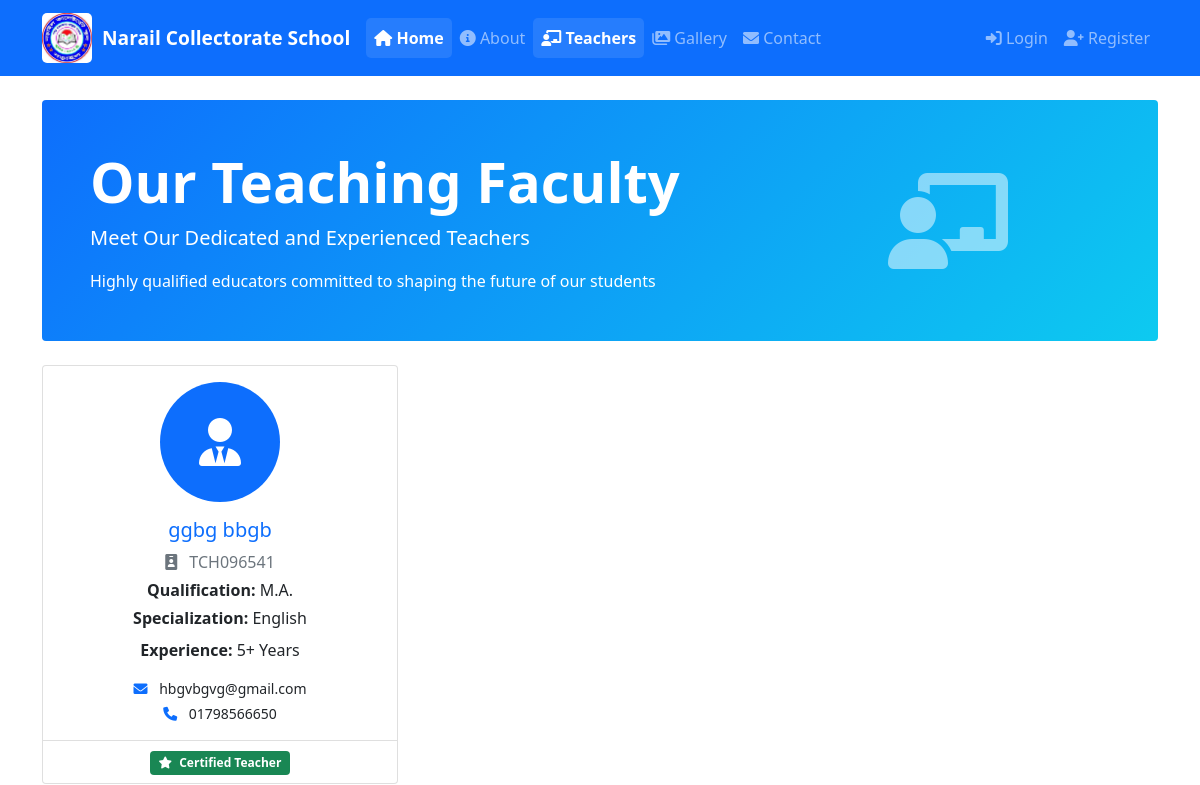
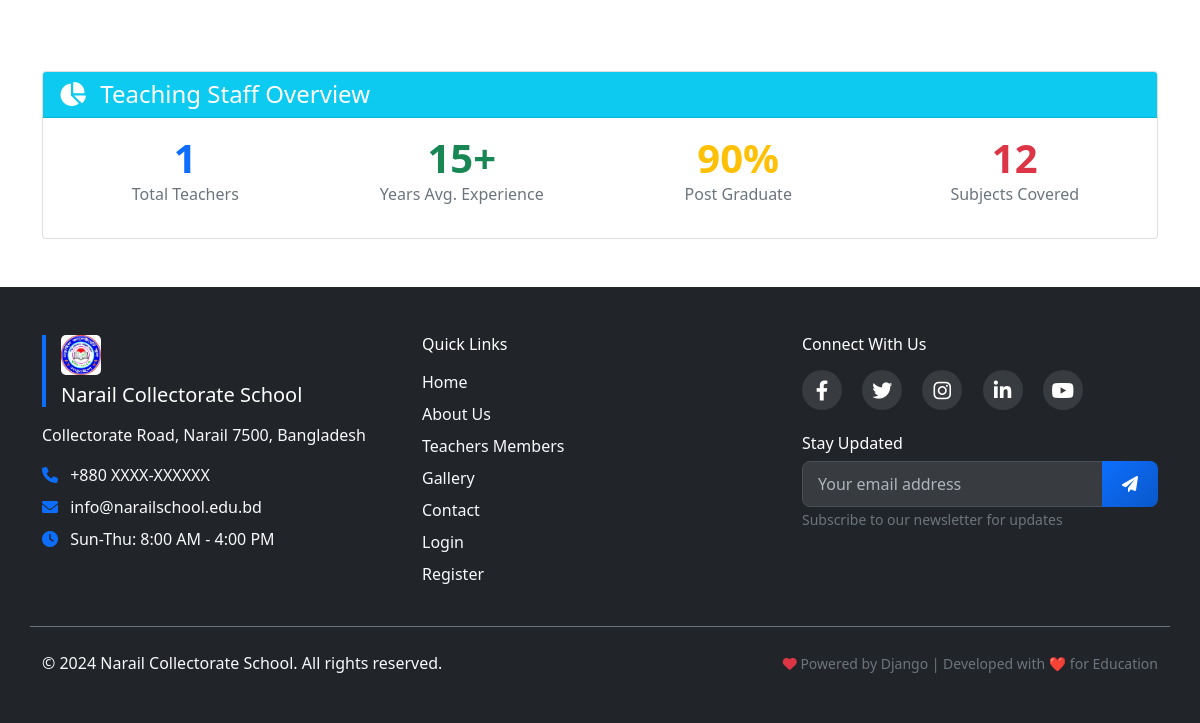
Page /school/teachers-members/ on the earlier database version (2 pictures, top to bottom).
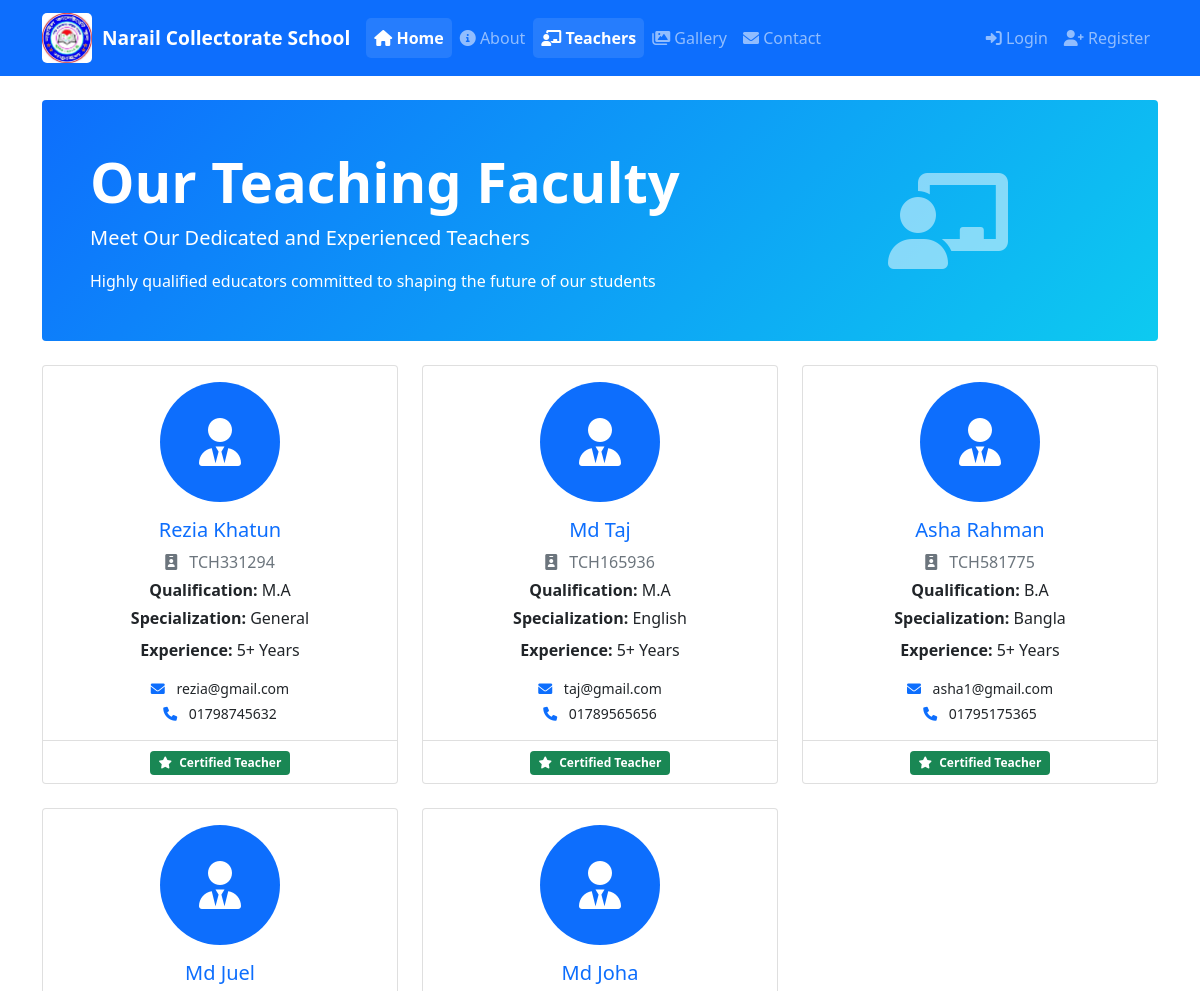
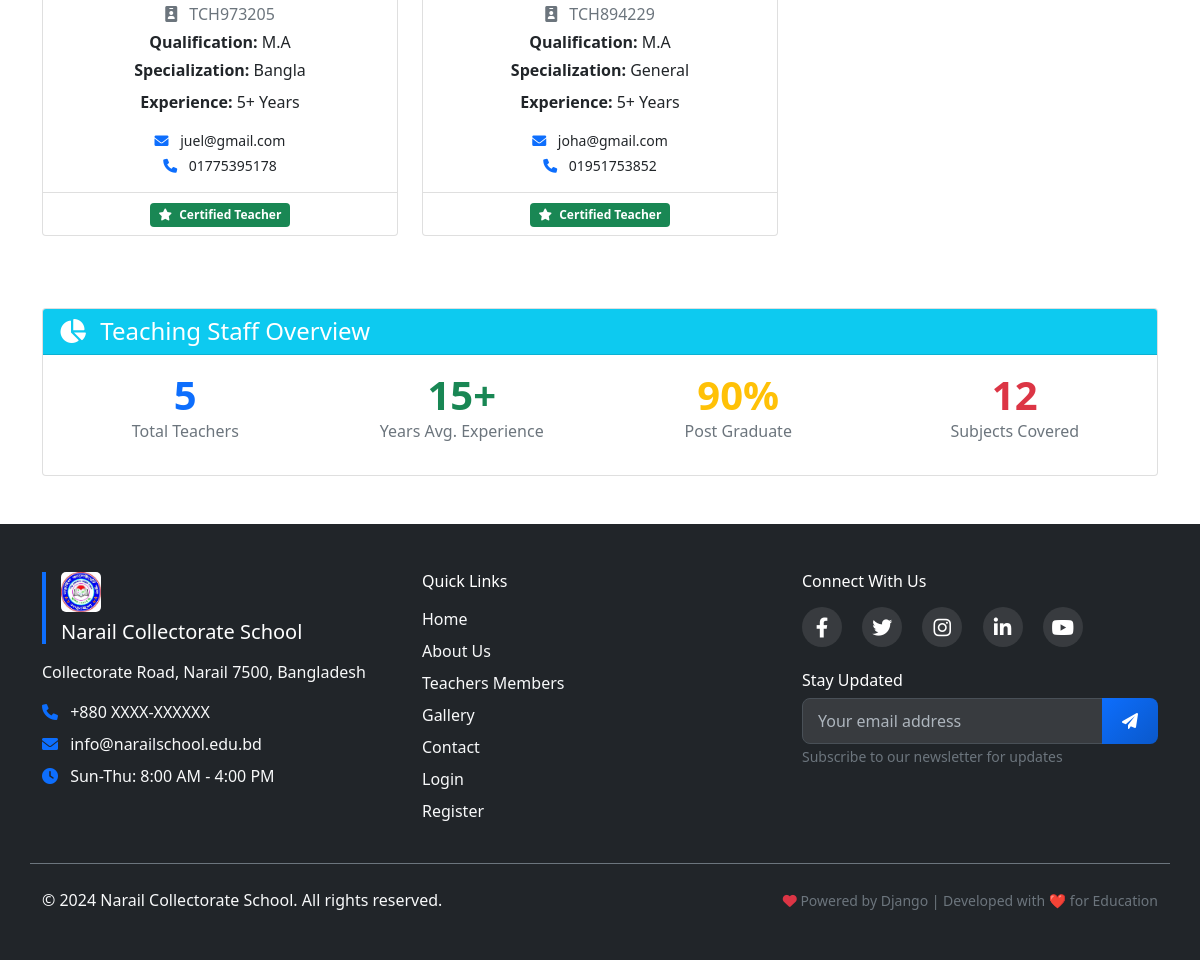
Same page on the later database version (2 pictures, top to bottom).
### school/models.py (models this page shows, shortened)
class Teacher(models.Model):
    user = models.OneToOneField(User, on_delete=models.CASCADE)
    teacher_id = models.CharField(max_length=20, unique=True)
    date_of_birth = models.DateField(null=True, blank=True)
    gender = models.CharField(max_length=10, choices=(('Male', 'Male'), ('Female', 'Female')), default='Male')
    qualification = models.CharField(max_length=100, blank=True)
    specialization = models.CharField(max_length=100, blank=True)
    joining_date = models.DateField()  # This will store the selected joining date
    salary = models.DecimalField(max_digits=10, decimal_places=2, default=0.00)
    division = models.CharField(max_length=50, blank=True)
    district = models.CharField(max_length=50, blank=True)
    thana = models.CharField(max_length=50, blank=True)
    postal_code = models.CharField(max_length=10, blank=True)
    area_village = models.CharField(max_length=100, blank=True)
    house_details = models.CharField(max_length=200, blank=True)

### accounts/models.py (models this page shows, shortened)
class User(AbstractUser):
    USER_TYPE_CHOICES = (
        ('admin', 'Admin'),
        ('teacher', 'Teacher'),
        ('student', 'Student'),
        ('parent', 'Parent'),
    )
    user_type = models.CharField(max_length=10, choices=USER_TYPE_CHOICES, default='student')
    phone = models.CharField(max_length=15, blank=True)
    address = models.TextField(blank=True)
    profile_picture = models.ImageField(upload_to='profile_pics/', blank=True)

### school/views.py (the view)
# urls.py: path('teachers-members/', views.teachers_members, name='teachers_members'),
def teachers_members(request):
    teachers = Teacher.objects.all().select_related('user')
    context = {
        'teachers': teachers,
        'school_info': SchoolInfo.objects.first(),
    }
    return render(request, 'school/teachers_members.html', context)

### templates/school/teachers_members.html (shortened to what this page needs)
{% extends 'base.html' %}
{% block content %}
<div class="row mb-4">
    <div class="col-12">
        <div class="hero-section bg-primary text-white rounded p-5">
            <div class="row align-items-center">
                <div class="col-md-8">
                    <h1 class="display-4 fw-bold">Our Teaching Faculty</h1>
                    <p class="lead">Meet Our Dedicated and Experienced Teachers</p>
                    <p class="mb-0">Highly qualified educators committed to shaping the future of our students</p>
                </div>
                <div class="col-md-4 text-center">
                    <i class="fas fa-chalkboard-teacher fa-6x text-white-50"></i>
                </div>
            </div>
        </div>
    </div>
</div>
<div class="row">
    {% for teacher in teachers %}
    <div class="col-lg-4 col-md-6 mb-4">
        <div class="card teacher-card h-100">
            <div class="card-body text-center">
                <div class="teacher-photo mb-3">
                    {% if teacher.user.profile_picture %}
                        <img src="{{ teacher.user.profile_picture.url }}" alt="{{ teacher.user.get_full_name }}"
                             class="img-fluid rounded-circle" style="width: 120px; height: 120px; object-fit: cover;">
                    {% else %}
                        <div class="bg-primary text-white rounded-circle mx-auto d-flex align-items-center justify-content-center"
                             style="width: 120px; height: 120px;">
                            <i class="fas fa-user-tie fa-3x"></i>
                        </div>
                    {% endif %}
                </div>
                <h5 class="card-title text-primary">{{ teacher.user.get_full_name }}</h5>
                <p class="card-text text-muted mb-1">
                    <i class="fas fa-id-badge me-2"></i>
                    {{ teacher.teacher_id }}
                </p>
                {% if teacher.qualification %}
                <p class="card-text mb-1">
                    <strong>Qualification:</strong> {{ teacher.qualification }}
                </p>
                {% endif %}
                {% if teacher.specialization %}
                <p class="card-text mb-2">
                    <strong>Specialization:</strong> {{ teacher.specialization }}
                </p>
                {% endif %}
                <p class="card-text mb-2">
                    <strong>Experience:</strong> 5+ Years
                </p>
                <div class="teacher-contact mt-3">
                    {% if teacher.user.email %}
                    <p class="mb-1 small">
                        <i class="fas fa-envelope text-primary me-2"></i>
                        {{ teacher.user.email }}
                    </p>
                    {% endif %}
                    {% if teacher.user.phone %}
                    <p class="mb-0 small">
                        <i class="fas fa-phone text-primary me-2"></i>
                        {{ teacher.user.phone }}
                    </p>
                    {% endif %}
                </div>
            </div>
            <div class="card-footer bg-transparent text-center">
                <span class="badge bg-success">
                    <i class="fas fa-star me-1"></i>
                    Certified Teacher
                </span>
            </div>
        </div>
    </div>
    {% endfor %}
</div>
<div class="row mt-5">
    <div class="col-12">
        <div class="card">
            <div class="card-header bg-info text-white">
                <h4 class="mb-0"><i class="fas fa-chart-pie me-2"></i> Teaching Staff Overview</h4>
            </div>
            <div class="card-body">
                <div class="row text-center">
                    <div class="col-md-3 mb-3">
                        <div class="stat-card">
                            <div class="stat-number display-6 text-primary fw-bold">{{ teachers|length }}</div>
                            <div class="stat-label text-muted">Total Teachers</div>
                        </div>
                    </div>
                    <div class="col-md-3 mb-3">
                        <div class="stat-card">
                            <div class="stat-number display-6 text-success fw-bold">15+</div>
                            <div class="stat-label text-muted">Years Avg. Experience</div>
                        </div>
                    </div>
                    <div class="col-md-3 mb-3">
                        <div class="stat-card">
                            <div class="stat-number display-6 text-warning fw-bold">90%</div>
                            <div class="stat-label text-muted">Post Graduate</div>
                        </div>
                    </div>
                    <div class="col-md-3 mb-3">
                        <div class="stat-card">
                            <div class="stat-number display-6 text-danger fw-bold">12</div>
                            <div class="stat-label text-muted">Subjects Covered</div>
                        </div>
                    </div>
                </div>
            </div>
        </div>
    </div>
</div>
{% endblock %}

Differences in the rows shown:
changed Teacher: user.get_full_name "ggbg bbgb" → "Rezia Khatun"; teacher_id "TCH096541" → "TCH331294"; qualification "M.A." → "M.A"; specialization "English" → "General"; user.email "hbgvbgvg@gmail.com" → "rezia@gmail.com"; user.phone "01798566650" → "01798745632"
added Teacher: user.get_full_name "Md Taj", teacher_id "TCH165936", qualification "M.A", specialization "English", user.email "taj@gmail.com", user.phone "01789565656"
added Teacher: user.get_full_name "Asha Rahman", teacher_id "TCH581775", qualification "B.A", specialization "Bangla", user.email "asha1@gmail.com", user.phone "01795175365"
added Teacher: user.get_full_name "Md Juel", teacher_id "TCH973205", qualification "M.A", specialization "Bangla", user.email "juel@gmail.com", user.phone "01775395178"
added Teacher: user.get_full_name "Md Joha", teacher_id "TCH894229", qualification "M.A", specialization "General", user.email "joha@gmail.com", user.phone "01951753852"
Other differences:
{{ teachers|length }}: "1" → "5"
